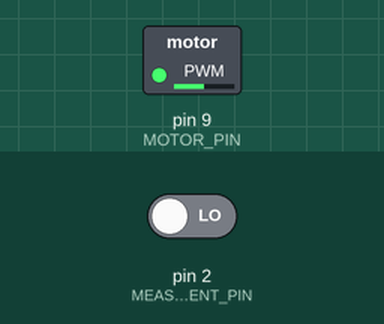
Recording of a sketch running on a simulated Arduino Uno, built with avr-gcc and run on an emulated ATmega328P. On the bench: switched loads named in the sketch (green lamp = pin HIGH). The inputs (shaded band) are chosen by the test bench; at power-on: pin 2 (MEASUREMENT_PIN) LOW. What the sketch prints to the serial monitor is not drawn.

Above: at 0.1 s.
At 3.3 s:
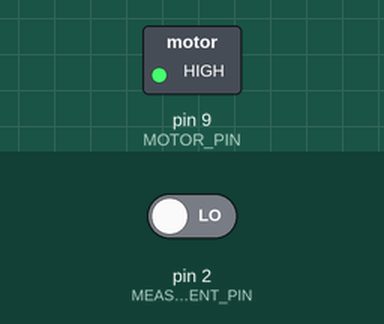
Timing chart, 0 to 4.8 s (numbered marks = the images above):
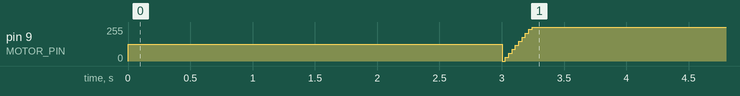

The sketch:

arduino-motor-pid-controller-firmware.ino
```cpp
#define MEASUREMENT_PIN     2
#define MOTOR_PIN           9
#define BAUD_RATE           115200

class PID {
public:


    float ki, kp, kd;


    PID() {
        first_ = true;


        ki = 0.1f;
        kp = 0;
        kd = 0;
    }


    float Set(float kp_, float ki_, float kd_) {
        ki = ki_;
        kp = kp_;
        kd = kd_;
    }

    void Zero() {
        first_ = true;
    }


    float Calc(float e )
    {
        if (first_)
        {
            i_ = 0;
            old_ = e;
            first_ = false;
            return kp * e;
        }
        else
        {
            float d = (e-old_);
            i_ += e;
            i_ = constrain(i_, -40000, 40000);

            old_ = e;
            return ki * i_ + kd * d + kp * e;

        }
    }
private:
    float i_;
    float old_;
    bool first_;
};

PID pid;
float desiredFreq = 300.0f;
float freq;
float error;
float PWM = 127.0f;
long t = 0;

String s1,s2,s3,s4;
int c;

void setup()
{
    Serial.begin(BAUD_RATE);
    pinMode(MEASUREMENT_PIN, INPUT);
    pinMode(MOTOR_PIN, OUTPUT);
    attachInterrupt(
        digitalPinToInterrupt(MEASUREMENT_PIN),
        freq_interrupt,
        RISING);

    analogWrite(MOTOR_PIN, PWM);
    delay(3000);
}

void loop()
{
    /* the protocol for working with serial port
     *
     * this sketch has the ability to update PID coefficients from serial port
     * this protocol defines how to do it.
     *
     * if the first character on serial buffer is:
     *  1- X
     *      the computer wants to update PID coefficients and setpoint,
     *      coefficients are sent immediately after X, as comma separated
     *      values, in Kp,Ki,Kd,setpoint order. The command should terminate
     *      with new-line character.
     *  2- R
     *      the computer wants to reset PID object, and put the motor to
     *      a fixed value. Doesn't need to end with new-line character.
     *  3- other
     *      ignored.
     *
     */

    if (Serial.available() > 0)
    {
        c = Serial.read();
        if (c == 'X')
        {
            s1 = Serial.readStringUntil(',');
            s2 = Serial.readStringUntil(',');
            s3 = Serial.readStringUntil(',');
            s4 = Serial.readStringUntil('\n');
            pid.Set(s1.toFloat(), s2.toFloat(), s3.toFloat());

            desiredFreq = s4.toFloat();

        }
        else if (c == 'R')
        {
            pid.Zero();
            PWM = 127.0f;
            analogWrite(MOTOR_PIN, PWM);
            delay(3000);
        }
    }

    error =    desiredFreq - freq;
    PWM = pid.Calc(error);
    PWM = constrain(PWM, 0, 255);


    Serial.print(micros()); Serial.print(",");
    Serial.print(error); Serial.print(",");
    Serial.print(freq); Serial.print(",");
    Serial.print(PWM); Serial.println();

    analogWrite(MOTOR_PIN, PWM);

    delay(25);
}


void freq_interrupt() {
    if (t == 0) {
        t = micros();
    }
    else {
        long t2 = micros();
        freq = 1.0E6/(t2-t);
        t = t2;
    }
}
```
